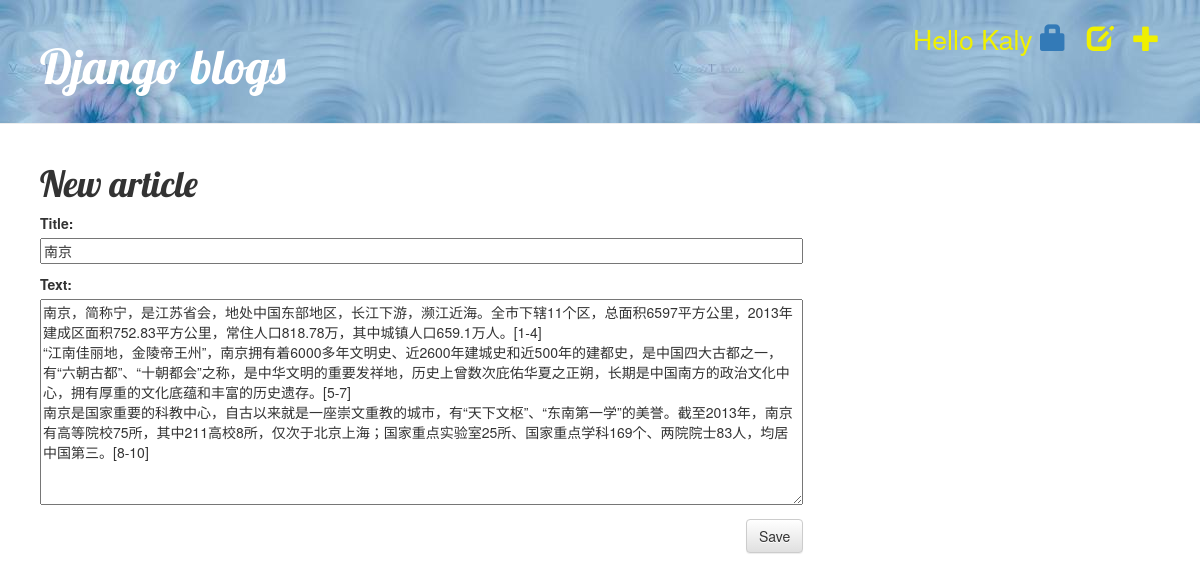
Screenshot of /article/2/edit/ (signed in) with the database file from the repository.
### blog/models.py (models this page shows, shortened)
class Article(models.Model):
    author = models.ForeignKey(User)
    title = models.CharField(max_length=200)
    text = models.TextField()
    image=models.ImageField(null=True)
    created_date = models.DateTimeField(default=timezone.now)
    published_date = models.DateTimeField(blank=True, null=True)

### blog/views.py (the view)
# urls.py: url(r'^article/(?P<pk>[0-9]+)/edit/$', views.article_edit, name='article_edit'),
@login_required
def article_edit(request,pk):
    article = get_object_or_404(Article,pk=pk)
    if request.method=='POST':
        form=ArticleForm(request.POST,  instance=article)
        if form.is_valid():
            article=form.save(commit=False)
            article.author=request.user
            article.save()
            return redirect('blog.views.article_detail',pk=article.pk)
    else:
        form = ArticleForm(instance=article)
    return render(request,'blog/article_edit.html',{'form':form})

### blog/form.py
class ArticleForm(forms.ModelForm):
    class Meta:
        model=Article
        fields=('title', 'text',)

### blog/templates/blog/article_edit.html (shortened to what this page needs)
<!DOCTYPE html>
{% extends 'blog/base.html' %}
{% block content %}
    <h1>New article</h1>
    <form method="POST" class="post-form">{% csrf_token %}
        {{ form.as_p }}
        <button type="submit" class="save btn btn-default">Save</button>
    </form>
{% endblock %}

### blog/templates/blog/base.html (shortened to what this page needs)
<!DOCTYPE html>
{% load staticfiles %}
<html lang="en">
<head>
        <link rel="stylesheet" href="//maxcdn.bootstrapcdn.com/bootstrap/3.2.0/css/bootstrap.min.css">
        <link rel="stylesheet" href="//maxcdn.bootstrapcdn.com/bootstrap/3.2.0/css/bootstrap-theme.min.css">
        <link rel="stylesheet" href="{% static 'css/blog.css' %}">
    </head>
    <body>
        <div class="page-header">
            {% if user.is_authenticated %}
                <a href="{% url 'article_new' %}" class="top-menu"><span class="glyphicon glyphicon-plus"></span></a>
                <a href="{% url 'article_draft_list' %}" class="top-menu"><span class="glyphicon glyphicon-edit"></span></a>
                <p class="top-menu">Hello {{ user.username }}  <a href="{% url 'django.contrib.auth.views.logout' %}"><span class="glyphicon glyphicon-lock"></span></a></p>
            {% else %}
                <a href="{% url 'django.contrib.auth.views.login' %}" class="top-menu"><span class="glyphicon glyphicon-lock"></span></a>
            {% endif %}
                <h1><a href="{% url 'blog.views.article_list' %}">Django blogs</a></h1>
        </div>
        <div class="content">
            <div class="row">
                <div class="col-md-8">
                  {% block content %}
                    {% endblock %}
                </div>
            </div>
        </div>
    </body>
</html>

### static/css/blog.css (style rules this page uses)
.page-header { background-image: url("header.jpg"); margin-top: 0; padding: 20px 20px 20px 40px; }
.page-header h1, .page-header h1 a, .page-header h1 a:visited, .page-header h1 a:active { color: #ffffff; font-size: 36pt; text-decoration: none; }
.content { margin-left: 40px; }
h1, h2, h3, h4 { font-family: 'Lobster', cursive; }
.save { float: right; }
.post-form textarea, .post-form input { width: 100%; }
.top-menu, .top-menu:hover, .top-menu:visited { color: #f0f000; float: right; font-size: 20pt; margin-right: 20px; }

### rows the page displays
Article: title "南京", text "南京，简称宁，是江苏省会，地处中国东部地区，长江下游，濒江近海。全市下辖11个区，总面积6597平方公里，2013年建成区面积752.83平方公里，常住人口818.78万，其中城镇人口659.1万人。[1-4] “江南佳丽地，金陵帝王州”，南京拥有着6000多年文明史、近2600年建城史和近500年的建都史，是中国四大古都之一，有“六朝古都”、“十朝都会”之称，是中华文明的重要发祥地，历史上曾数次庇佑华夏之正朔，长期是中国南方的政治文化中心，拥有厚重的文化底蕴和丰富的历史遗存。[5-7] 南京是国家重要的科教中心，自古以来就是一座崇文重教的城市，有“天下文枢”、“东南第一学”的美誉。截至2013年，南京有高等院校75所，其中211高校8所，仅次于北京上海；国家重点实验室25所、国家重点学科169个、两院院士83人，均居中国第三。[8-10]"

### other values shown
{{ user.username }} "Kaly"
